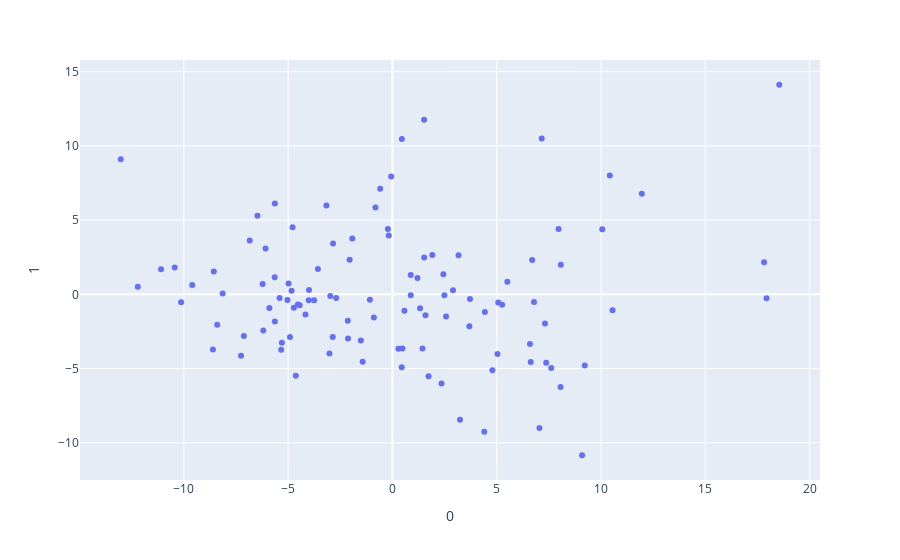

Here is the notebook cell this chart was saved with:
### Code cell
pca = PCA()
components = pca.fit_transform(Xtest)
fig = px.scatter(components,x=0,y=1)
fig.show()
